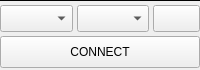
               <widget class="QFrame" name="frame_connectionDropDown">
                <property name="maximumSize">
                 <size>
                  <width>16777215</width>
                  <height>70</height>
                 </size>
                </property>
                <property name="frameShape">
                 <enum>QFrame::NoFrame</enum>
                </property>
                <property name="frameShadow">
                 <enum>QFrame::Raised</enum>
                </property>
                <property name="lineWidth">
                 <number>0</number>
                </property>
                <layout class="QVBoxLayout" name="verticalLayout_4">
                 <property name="spacing">
                  <number>4</number>
                 </property>
                 <property name="leftMargin">
                  <number>0</number>
                 </property>
                 <property name="topMargin">
                  <number>0</number>
                 </property>
                 <property name="rightMargin">
                  <number>0</number>
                 </property>
                 <property name="bottomMargin">
                  <number>0</number>
                 </property>
                 <item>
                  <widget class="Line" name="line_2">
                   <property name="minimumSize">
                    <size>
                     <width>0</width>
                     <height>1</height>
                    </size>
                   </property>
                   <property name="maximumSize">
                    <size>
                     <width>16777215</width>
                     <height>1</height>
                    </size>
                   </property>
                   <property name="frameShadow">
                    <enum>QFrame::Plain</enum>
                   </property>
                   <property name="orientation">
                    <enum>Qt::Horizontal</enum>
                   </property>
                  </widget>
                 </item>
                 <item>
                  <widget class="QFrame" name="frame_connectionOptions">
                   <property name="frameShape">
                    <enum>QFrame::NoFrame</enum>
                   </property>
                   <property name="frameShadow">
                    <enum>QFrame::Raised</enum>
                   </property>
                   <layout class="QHBoxLayout" name="horizontalLayout_4">
                    <property name="spacing">
                     <number>4</number>
                    </property>
                    <property name="leftMargin">
                     <number>0</number>
                    </property>
                    <property name="topMargin">
                     <number>0</number>
                    </property>
                    <property name="rightMargin">
                     <number>0</number>
                    </property>
                    <property name="bottomMargin">
                     <number>0</number>
                    </property>
                    <item>
                     <widget class="QComboBox" name="cb_bauds">
                      <property name="minimumSize">
                       <size>
                        <width>72</width>
                        <height>27</height>
                       </size>
                      </property>
                      <property name="maximumSize">
                       <size>
                        <width>1000</width>
                        <height>27</height>
                       </size>
                      </property>
                      <property name="cursor">
                       <cursorShape>PointingHandCursor</cursorShape>
                      </property>
                      <property name="toolTip">
                       <string>Baud Speed Option</string>
                      </property>
                      <property name="placeholderText">
                       <string>N/A</string>
                      </property>
                     </widget>
                    </item>
                    <item>
                     <widget class="QComboBox" name="cb_ports">
                      <property name="minimumSize">
                       <size>
                        <width>72</width>
                        <height>27</height>
                       </size>
                      </property>
                      <property name="maximumSize">
                       <size>
                        <width>1000</width>
                        <height>27</height>
                       </size>
                      </property>
                      <property name="cursor">
                       <cursorShape>PointingHandCursor</cursorShape>
                      </property>
                      <property name="toolTip">
                       <string>Port Options</string>
                      </property>
                      <property name="placeholderText">
                       <string>N/A</string>
                      </property>
                     </widget>
                    </item>
                    <item>
                     <widget class="QPushButton" name="btn_toggleAutoReconnection">
                      <property name="minimumSize">
                       <size>
                        <width>47</width>
                        <height>27</height>
                       </size>
                      </property>
                      <property name="maximumSize">
                       <size>
                        <width>47</width>
                        <height>27</height>
                       </size>
                      </property>
                      <property name="cursor">
                       <cursorShape>PointingHandCursor</cursorShape>
                      </property>
                      <property name="toolTip">
                       <string>Toggle Auto Reconnection</string>
                      </property>
                      <property name="text">
                       <string/>
                      </property>
                      <property name="icon">
                       <iconset resource="../resources/src.qrc">
                        <normaloff>:/icons/icons/plug_volt.png</normaloff>:/icons/icons/plug_volt.png</iconset>
                      </property>
                      <property name="iconSize">
                       <size>
                        <width>14</width>
                        <height>14</height>
                       </size>
                      </property>
                      <property name="checkable">
                       <bool>true</bool>
                      </property>
                      <property name="checked">
                       <bool>false</bool>
                      </property>
                     </widget>
                    </item>
                   </layout>
                  </widget>
                 </item>
                 <item>
                  <widget class="QPushButton" name="btn_connectBtn">
                   <property name="minimumSize">
                    <size>
                     <width>0</width>
                     <height>32</height>
                    </size>
                   </property>
                   <property name="maximumSize">
                    <size>
                     <width>16777215</width>
                     <height>32</height>
                    </size>
                   </property>
                   <property name="cursor">
                    <cursorShape>PointingHandCursor</cursorShape>
                   </property>
                   <property name="toolTip">
                    <string>Connect Via Serial</string>
                   </property>
                   <property name="text">
                    <string>CONNECT</string>
                   </property>
                   <property name="checkable">
                    <bool>true</bool>
                   </property>
                  </widget>
                 </item>
                 <item>
                  <spacer name="verticalSpacer_6">
                   <property name="orientation">
                    <enum>Qt::Vertical</enum>
                   </property>
                   <property name="sizeHint" stdset="0">
                    <size>
                     <width>20</width>
                     <height>40</height>
                    </size>
                   </property>
                  </spacer>
                 </item>
                </layout>
               </widget>
